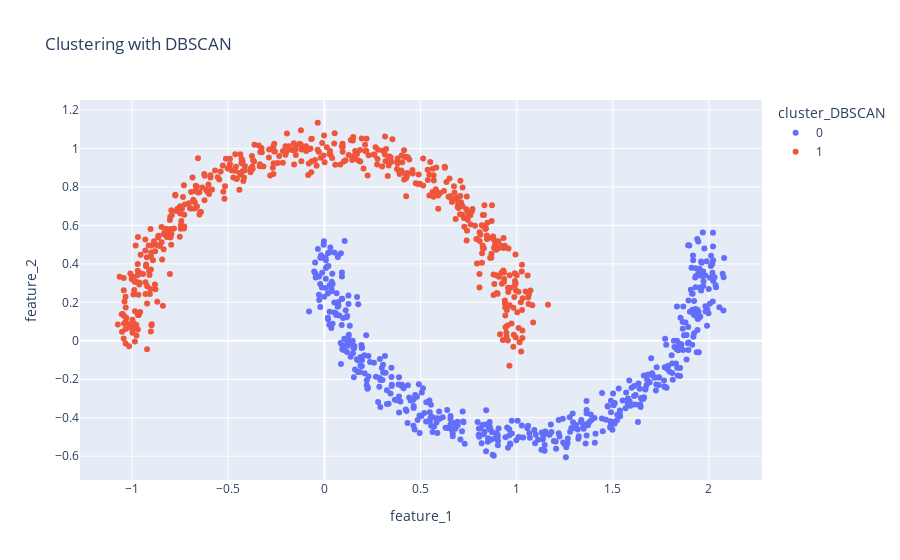

Notebook code cell kept with this figure:
### Markdown cell above
### ***DBSCAN***

### Code cell
# Con DBSCAN
df_dbscan = df_moons.copy()
dbscan = DBSCAN(eps=0.2, min_samples=4)
dbscan.fit(df_dbscan)
df_dbscan["cluster_DBSCAN"] = dbscan.labels_
df_dbscan["cluster_DBSCAN"] = df_dbscan["cluster_DBSCAN"].astype("string")

px.scatter(df_dbscan, x="feature_1", y="feature_2", color="cluster_DBSCAN", title="Clustering with DBSCAN").show()

# ***Note el único método que segmentó de manera adecuada fue DBSCAN.***

# Cuando se aplican algoritmos de clustering, por lo general no existe una "verdad" básica con la cual comparar los resultados.
# Hay métricas de puntuación para el clustering como el coeficiente de silueta. Este coeficiente calcula la compacidad de un clúster, 
# donde un valor más alto es mejor, con una puntuación perfecta de 1. Si bien los clústeres compactos son buenos, la compacidad no 
# trabaja bien en formas complejas formas.

algoritms = [kmeans, aglome, dbscan]

for algoritm in algoritms:
    clusters = algoritm.fit_predict(scaler_moons)
    score = silhouette_score(scaler_moons, clusters)
    print(f"Algoritmo: {algoritm} ---> silhouette_score: {score: .3f}")

### Figure 1 — Plotly figure (JSON) as saved in the notebook; plotly's stock layout.template omitted (floating-point values rounded to 4 significant figures; data arrays with more than 128 entries replaced by an {"elided": "..."} marker saying what was removed)
{"data": [{"hovertemplate": "cluster_DBSCAN=0<br>feature_1=%{x}<br>feature_2=%{y}<extra></extra>", "legendgroup": "0", "marker": {"color": "#636efa", "symbol": "circle"}, "mode": "markers", "name": "0", "orientation": "v", "showlegend": true, "type": "scatter", "x": {"elided": "500 float values"}, "xaxis": "x", "y": {"elided": "500 float values"}, "yaxis": "y"}, {"hovertemplate": "cluster_DBSCAN=1<br>feature_1=%{x}<br>feature_2=%{y}<extra></extra>", "legendgroup": "1", "marker": {"color": "#EF553B", "symbol": "circle"}, "mode": "markers", "name": "1", "orientation": "v", "showlegend": true, "type": "scatter", "x": {"elided": "500 float values"}, "xaxis": "x", "y": {"elided": "500 float values"}, "yaxis": "y"}], "layout": {"legend": {"title": {"text": "cluster_DBSCAN"}, "tracegroupgap": 0}, "title": {"text": "Clustering with DBSCAN"}, "xaxis": {"anchor": "y", "domain": [0, 1], "title": {"text": "feature_1"}}, "yaxis": {"anchor": "x", "domain": [0, 1], "title": {"text": "feature_2"}}}}
